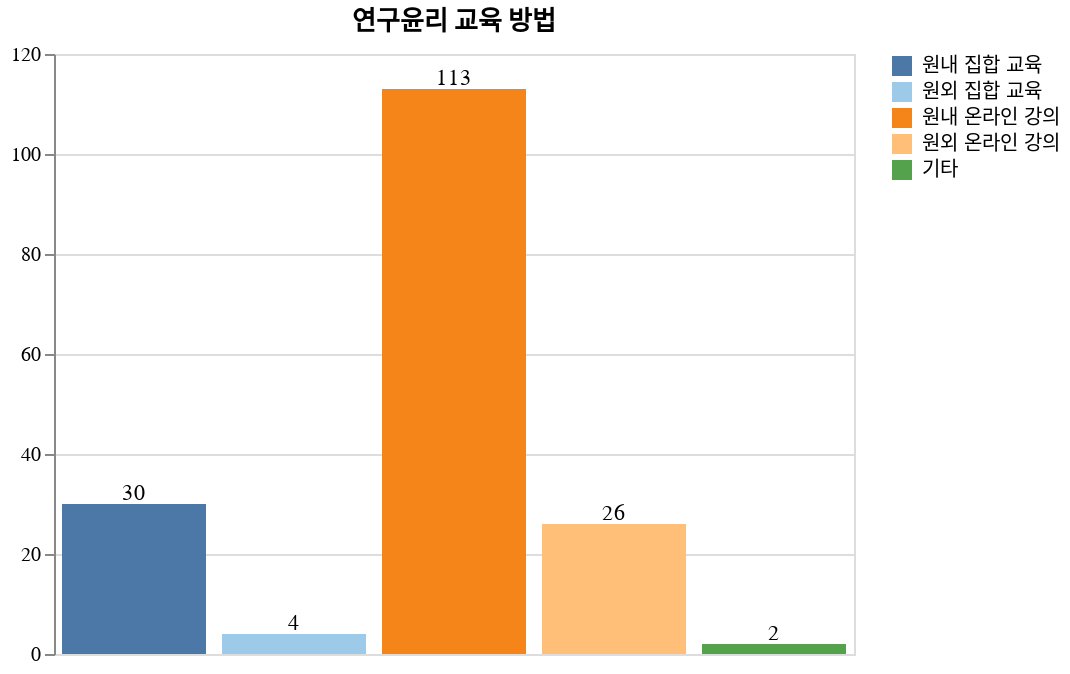

The notebook cell saved with this chart:
### Code cell
# 
# 나. 연구윤리 교육 방법
# 

map = ["원내 집합 교육", "원외 집합 교육", "원내 온라인 강의", "원외 온라인 강의", "기타"]

method = df.select([
    pl.col("Q7_1").value_counts().sort().struct[1].alias(map[0]),
    pl.col("Q7_2").value_counts().sort().struct[1].alias(map[1]),
    pl.col("Q7_3").value_counts().sort().struct[1].alias(map[2]),
    pl.col("Q7_4").value_counts().sort().struct[1].alias(map[3]),
    pl.col("Q7_5").value_counts().sort().struct[1].alias(map[4]),
])[1]

method.write_csv("figure/3/나_연구윤리_교육_방법.csv")
print(method)

bar = draw_bar_plot(method.transpose(include_header=True), "column", "column_0", "연구윤리 교육 방법", map)
bar.save("figure/3/나_연구윤리_교육_방법.png")
bar.show()

### Figure 1 — Vega-Lite specification as saved in the notebook (floating-point values rounded to 4 significant figures)
{"config": {"view": {"continuousWidth": 300, "continuousHeight": 300}}, "layer": [{"mark": {"type": "bar"}, "encoding": {"color": {"field": "column", "scale": {"scheme": "tableau20"}, "sort": ["원내 집합 교육", "원외 집합 교육", "원내 온라인 강의", "원외 온라인 강의", "기타"], "title": null, "type": "nominal"}, "tooltip": [], "x": {"axis": null, "field": "column", "sort": ["원내 집합 교육", "원외 집합 교육", "원내 온라인 강의", "원외 온라인 강의", "기타"], "title": null, "type": "nominal"}, "y": {"field": "column_0", "title": null, "type": "quantitative"}}, "name": "view_108", "title": "연구윤리 교육 방법"}, {"mark": {"type": "text", "align": "center", "baseline": "bottom"}, "encoding": {"color": {"value": "black"}, "text": {"field": "column_0", "type": "quantitative"}, "tooltip": [], "x": {"field": "column", "sort": ["원내 집합 교육", "원외 집합 교육", "원내 온라인 강의", "원외 온라인 강의", "기타"], "type": "nominal"}, "y": {"field": "column_0", "type": "quantitative"}}, "title": "연구윤리 교육 방법"}], "data": {"name": "data-f5fa5d9488936531d076727f199cb20c"}, "params": [{"name": "param_108", "select": {"type": "interval", "encodings": ["x", "y"]}, "bind": "scales", "views": ["view_108"]}], "width": 400, "$schema": "https://vega.github.io/schema/vega-lite/v5.20.1.json", "datasets": {"data-f5fa5d9488936531d076727f199cb20c": [{"column": "원내 집합 교육", "column_0": 30}, {"column": "원외 집합 교육", "column_0": 4}, {"column": "원내 온라인 강의", "column_0": 113}, {"column": "원외 온라인 강의", "column_0": 26}, {"column": "기타", "column_0": 2}]}}
